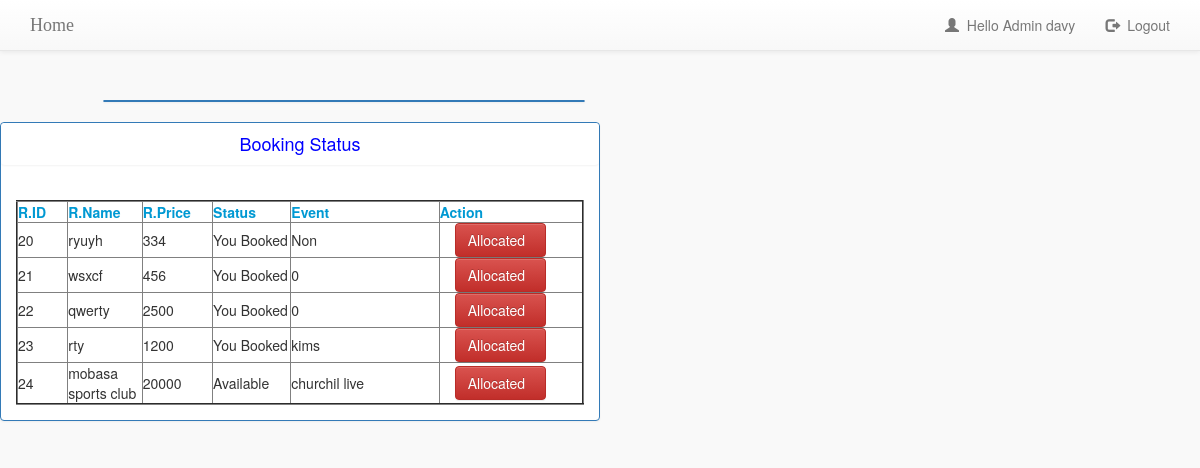
The page /bookReserve.php (signed in) on the database its author committed.
### tables this page shows
CREATE TABLE `tbl_users` (
  `user_id` int(11) NOT NULL,
  `firstname` varchar(60) NOT NULL,
  `lastname` varchar(60) NOT NULL,
  `username` varchar(60) NOT NULL,
  `phonenumber` varchar(15) NOT NULL,
  `email` varchar(60) NOT NULL,
  `password` varchar(255) NOT NULL,
  `logintype` varchar(11) NOT NULL DEFAULT '0'
);

CREATE TABLE `tbl_bookreserve` (
  `id` int(11) NOT NULL,
  `postId` int(11) NOT NULL,
  `venueId` int(11) NOT NULL,
  `roomType` varchar(255) NOT NULL,
  `roomName` varchar(255) NOT NULL,
  `roomPrice` varchar(255) NOT NULL,
  `roomSize` varchar(255) NOT NULL,
  `startDate` varchar(255) NOT NULL,
  `endDate` varchar(255) NOT NULL,
  `duration` varchar(255) NOT NULL,
  `status` int(11) NOT NULL DEFAULT '0',
  `bookReservePerson` varchar(255) NOT NULL,
  `allocate` int(11) NOT NULL DEFAULT '0',
  `event` varchar(255) NOT NULL DEFAULT 'Non'
);

### bookReserve.php (the view, shortened to what this page needs)
<?php
require_once 'dbconnect.php';
$query = $DBcon->query("SELECT * FROM tbl_users WHERE user_id=".$_SESSION['userSession']);
$userRow=$query->fetch_array();
               ?>
<!DOCTYPE html PUBLIC "-//W3C//DTD XHTML 1.0 Transitional//EN" "http://www.w3.org/TR/xhtml1/DTD/xhtml1-transitional.dtd">
<html xmlns="http://www.w3.org/1999/xhtml">
<head>
<link href="bootstrap/css/bootstrap.min.css" rel="stylesheet" media="screen">
<link href="bootstrap/css/bootstrap-theme.min.css" rel="stylesheet" media="screen">
<link href="vendor/font-awesome/css/font-awesome.min.css" rel="stylesheet" type="text/css">
<link rel="stylesheet" href="style.css" type="text/css" />
</head>
<body>
<nav class="navbar navbar-default navbar-fixed-top">
      <div class="container">
        <div class="navbar-header">
          <a class="navbar-brand" href="ownerhome.php">Home</a>
        </div>
        <div id="navbar" class="navbar-collapse collapse">
          <ul class="nav navbar-nav navbar-right">
            <li><a href="#"><span class="glyphicon glyphicon-user"></span>&nbsp; <?php echo "Hello Admin ".$userRow['username']; ?></a></li>
            <li><a href="logout.php?logout"><span class="glyphicon glyphicon-log-out"></span>&nbsp; Logout</a></li>
          </ul>
        </div>
      </div>
    </nav>
<div class="row" style="padding-top: 100px;">
  <div class="col-md-5 col-md-offset-1">
    <div class="panel panel-primary">
      </div>
    </div>
  </div>
  <div class="col-md-6 ">
  <div class="row">
    <div class="panel panel-primary">
      <div class="panel heading">
       <h4 style="color: blue;"><center>Booking Status</center></h4>
      </div>
      <div class="panel-body" style="overflow-y: scroll;max-height: 720px;">
      <table  width="100%"  border='2' align="center">
                <thead>
                <tr>
                 <th width="5%" style="color: #0099D3;">R.ID</th>
                   <th width="5%" style="color: #0099D3;">R.Name</th>
                  <th width="5%" style="color: #0099D3;">R.Price</th>
                  <th width="5%" style="color: #0099D3;">Status</th>
                   <th width="15%" style="color: #0099D3;">Event</th>
                    <th width="5%" style="color: #0099D3;">Action</th>
                </tr>
                </thead>
                <tbody>
<?php
      $iddd = $userRow['user_id'];
        $stmt_select_venue = $DB_con->prepare('SELECT * FROM tbl_bookReserve WHERE postId =:uid');
        $stmt_select_venue->execute(array(':uid'=>$iddd));
    if($stmt_select_venue->rowCount() > 0)
    {
        while($row=$stmt_select_venue->fetch(PDO::FETCH_ASSOC))
        {
            extract($row);
            ?>
           <?php
                 echo '<tr>';
                  echo '<td width="5%">';
                     echo $row['id'];
                 echo '</td>';
                  echo '<td width="5%">';
                     echo $row['roomName'];
                 echo '</td>';
                  echo '<td width="5%">';
                 echo $row['roomPrice'];
                  echo '</td>';
                echo '<td width="5%">';
                    if($row['status']==1){
                      echo "You Booked";
                    }elseif($row['status']==2){
                      echo "You Reserved";
                    }elseif($row['status']==0){
                      echo "Available";
                    }
                 echo '</td>';
                  echo '<td width="15%">';
                 echo $row['event'];
                  echo '</td>';
                 echo '<td width="5%">';
                 if($row['allocate']==0){
?>
<div class="col-md-4 ">
     <a href="allocate.php?allocate_id=<?php echo $row['id']; ?>&return_id=<?php echo $_GET['book_id'] || $_GET['reserve_id'];?>"><button class="btn  btn-success " type="submit" name="btn-login">&nbsp;&nbsp;Allocate&nbsp;&nbsp;</button></a>
  </div>
<?php
                 }elseif($row['allocate']==1){
?>
<div class="col-md-4 ">
<button class="btn  btn-danger " type="submit" name="btn-login">Allocated&nbsp;&nbsp;</button>
</div>
<?php
                 }
              ?>
              <?php
               echo '</td>';
                 echo '</tr>';
                    ?>
                <?php
        }
    }
?>
                </tbody>
            </table>
      </div>
     </div>
    </div>
  </div>
</body>
</html>

### style.css (style rules this page uses)
body { background:#f9f9f9; }
.navbar-brand { font-family:"Lucida Handwriting"; }

### rows shown on the page
tbl_users: username "davy"
tbl_bookreserve: id "20", roomName "ryuyh", roomPrice "334", status "You Booked", event "Non", allocate "Allocated"
tbl_bookreserve: id "21", roomName "wsxcf", roomPrice "456", status "You Booked", event "0", allocate "Allocated"
tbl_bookreserve: id "22", roomName "qwerty", roomPrice "2500", status "You Booked", event "0", allocate "Allocated"
tbl_bookreserve: id "23", roomName "rty", roomPrice "1200", status "You Booked", event "kims", allocate "Allocated"
tbl_bookreserve: id "24", roomName "mobasa sports club", roomPrice "20000", status "Available", event "churchil live", allocate "Allocated"
